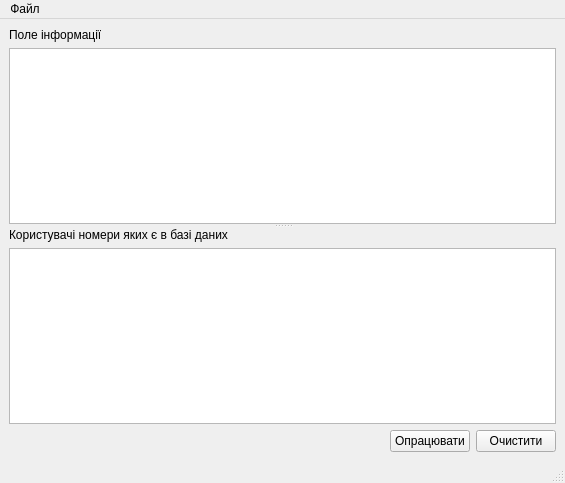
<?xml version="1.0" encoding="UTF-8"?>
<ui version="4.0">
 <class>MainWindow</class>
 <widget class="QMainWindow" name="MainWindow">
  <property name="geometry">
   <rect>
    <x>0</x>
    <y>0</y>
    <width>565</width>
    <height>483</height>
   </rect>
  </property>
  <property name="windowTitle">
   <string>MainWindow</string>
  </property>
  <property name="windowIcon">
   <iconset>
    <normaloff>Images/radiation_sign.ico</normaloff>Images/radiation_sign.ico</iconset>
  </property>
  <widget class="QWidget" name="centralwidget">
   <layout class="QGridLayout" name="gridLayout">
    <item row="0" column="0">
     <widget class="QSplitter" name="splitter">
      <property name="orientation">
       <enum>Qt::Vertical</enum>
      </property>
      <widget class="QWidget" name="">
       <layout class="QVBoxLayout" name="verticalLayout_2">
        <item>
         <widget class="QLabel" name="label_2">
          <property name="text">
           <string>Поле інформації</string>
          </property>
         </widget>
        </item>
        <item>
         <widget class="QTextEdit" name="textEdit"/>
        </item>
       </layout>
      </widget>
      <widget class="QWidget" name="">
       <layout class="QVBoxLayout" name="verticalLayout">
        <item>
         <widget class="QLabel" name="label">
          <property name="text">
           <string>Користувачі номери яких є в базі даних</string>
          </property>
         </widget>
        </item>
        <item>
         <widget class="QTableView" name="tableView"/>
        </item>
       </layout>
      </widget>
     </widget>
    </item>
    <item row="1" column="0">
     <layout class="QHBoxLayout" name="horizontalLayout">
      <item>
       <spacer name="horizontalSpacer">
        <property name="orientation">
         <enum>Qt::Horizontal</enum>
        </property>
        <property name="sizeHint" stdset="0">
         <size>
          <width>40</width>
          <height>20</height>
         </size>
        </property>
       </spacer>
      </item>
      <item>
       <widget class="QPushButton" name="startall">
        <property name="text">
         <string>Опрацювати</string>
        </property>
       </widget>
      </item>
      <item>
       <widget class="QPushButton" name="clearArea">
        <property name="text">
         <string>Очистити</string>
        </property>
       </widget>
      </item>
     </layout>
    </item>
   </layout>
   <zorder>splitter</zorder>
   <zorder>tableView</zorder>
   <zorder>label</zorder>
   <zorder>tableView</zorder>
   <zorder>label_2</zorder>
  </widget>
  <widget class="QMenuBar" name="menubar">
   <property name="geometry">
    <rect>
     <x>0</x>
     <y>0</y>
     <width>565</width>
     <height>21</height>
    </rect>
   </property>
   <widget class="QMenu" name="menu">
    <property name="title">
     <string>Файл</string>
    </property>
    <addaction name="fopen"/>
   </widget>
   <addaction name="menu"/>
  </widget>
  <widget class="QStatusBar" name="statusbar"/>
  <action name="fopen">
   <property name="text">
    <string>Відкрити</string>
   </property>
  </action>
 </widget>
 <resources/>
 <connections/>
</ui>
